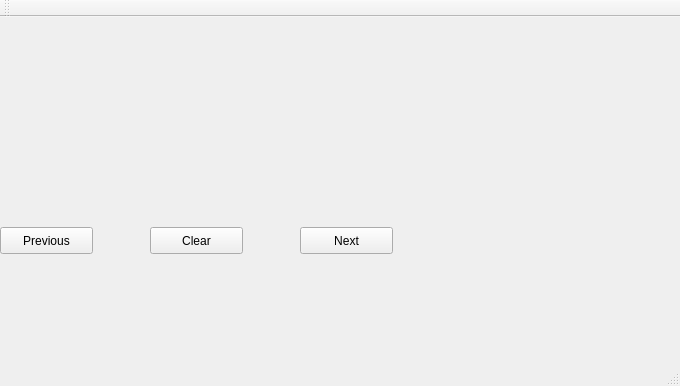
<?xml version="1.0" encoding="UTF-8"?>
<ui version="4.0">
 <class>MainWindow</class>
 <widget class="QMainWindow" name="MainWindow">
  <property name="geometry">
   <rect>
    <x>0</x>
    <y>0</y>
    <width>680</width>
    <height>386</height>
   </rect>
  </property>
  <property name="windowTitle">
   <string>MainWindow</string>
  </property>
  <widget class="QWidget" name="centralWidget">
   <widget class="QLabel" name="label">
    <property name="geometry">
     <rect>
      <x>0</x>
      <y>0</y>
      <width>391</width>
      <height>191</height>
     </rect>
    </property>
    <property name="text">
     <string/>
    </property>
   </widget>
   <widget class="QPushButton" name="prevImage">
    <property name="geometry">
     <rect>
      <x>0</x>
      <y>210</y>
      <width>93</width>
      <height>27</height>
     </rect>
    </property>
    <property name="text">
     <string>Previous</string>
    </property>
   </widget>
   <widget class="QPushButton" name="nextImage">
    <property name="geometry">
     <rect>
      <x>300</x>
      <y>210</y>
      <width>93</width>
      <height>27</height>
     </rect>
    </property>
    <property name="text">
     <string>Next</string>
    </property>
   </widget>
   <widget class="QPushButton" name="clearImages">
    <property name="geometry">
     <rect>
      <x>150</x>
      <y>210</y>
      <width>93</width>
      <height>27</height>
     </rect>
    </property>
    <property name="text">
     <string>Clear</string>
    </property>
   </widget>
  </widget>
  <widget class="QMenuBar" name="menuBar">
   <property name="geometry">
    <rect>
     <x>0</x>
     <y>0</y>
     <width>680</width>
     <height>23</height>
    </rect>
   </property>
  </widget>
  <widget class="QStatusBar" name="statusBar"/>
  <widget class="QToolBar" name="mainToolBar">
   <attribute name="toolBarArea">
    <enum>TopToolBarArea</enum>
   </attribute>
   <attribute name="toolBarBreak">
    <bool>false</bool>
   </attribute>
  </widget>
 </widget>
 <layoutdefault spacing="6" margin="11"/>
 <resources/>
 <connections/>
</ui>
